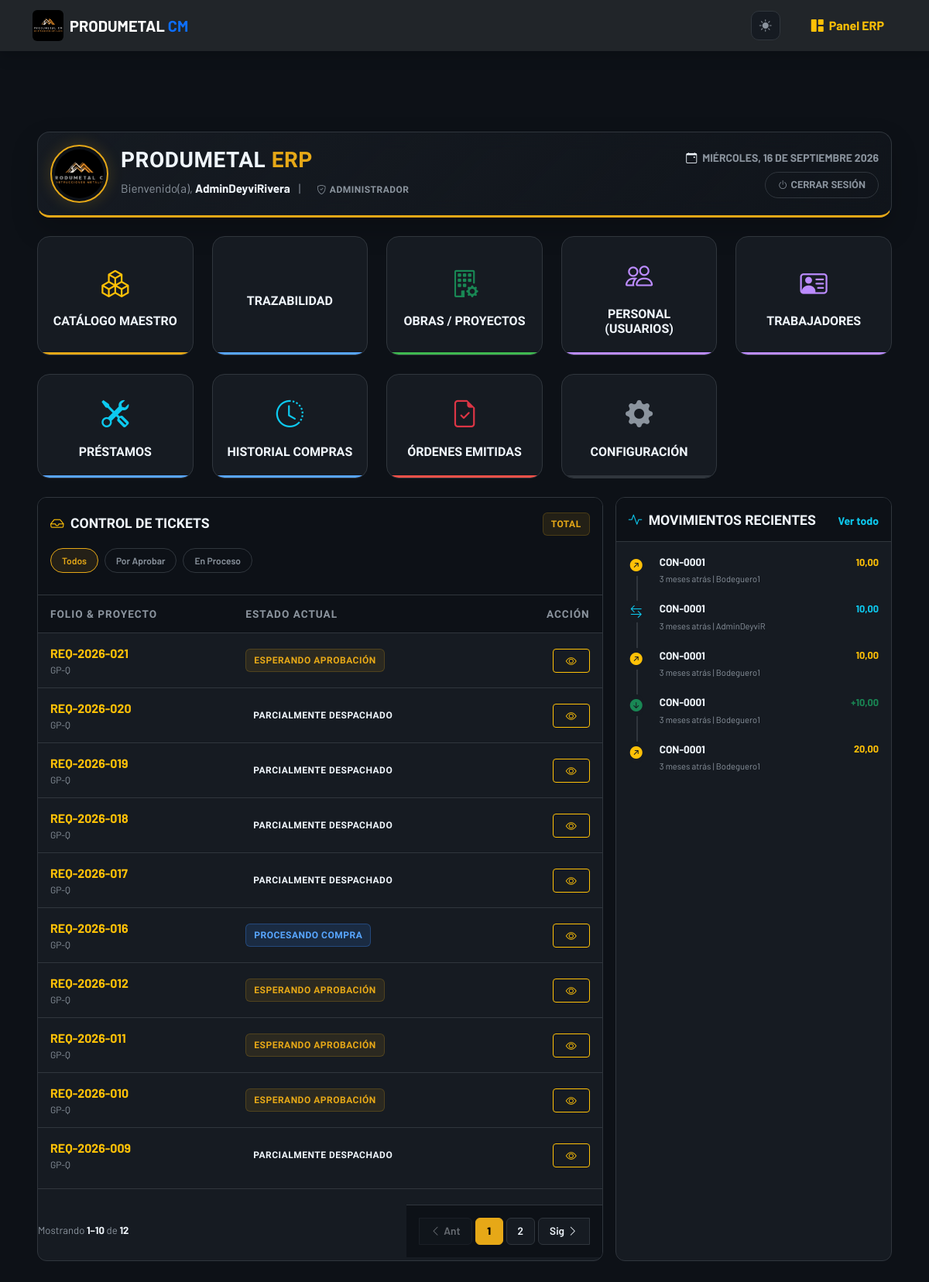
Screenshot of /erp/dashboard/ (signed in) with the database file from the repository.
### web/models.py (models this page shows, shortened)
class Requerimiento(models.Model):
    ESTADOS = [
        ('PENDIENTE', 'Pendiente de Aprobación Admin'),
        ('APROBADO', 'Aprobado'),
        ('RECHAZADO', 'Rechazado'),
        ('PARCIALMENTE_DESPACHADO', 'Parcialmente Despachado'),
        ('DESPACHADO', 'Despachado Totalmente'),
        ('EN_COMPRAS', 'Enviado a Compras'),
        ('CERRADO_INCOMPLETO', 'Cerrado Incompleto por Bodega'),
    ]
    folio = models.CharField(max_length=20, unique=True, blank=True, editable=False)
    solicitante = models.ForeignKey(User, on_delete=models.PROTECT, related_name='requerimientos')
    proyecto = models.ForeignKey(Proyecto, on_delete=models.PROTECT)
    fecha_solicitud = models.DateTimeField(auto_now_add=True)
    estado = models.CharField(max_length=30, choices=ESTADOS, default='PENDIENTE')
    observaciones = models.TextField(blank=True)
    history = HistoricalRecords()

class Proyecto(models.Model):
    nombre = models.CharField(max_length=200)
    centro_costos = models.CharField(max_length=100, unique=True, blank=True)
    descripcion = models.TextField(blank=True, null=True, verbose_name="Descripción del Proyecto")
    is_active = models.BooleanField(default=True, help_text="Desmarcar para borrado lógico")
    fecha_creacion = models.DateTimeField(auto_now_add=True)
    bodega_proyecto = models.OneToOneField(Bodega, on_delete=models.SET_NULL, null=True, blank=True, related_name='proyecto_asociado')
    history = HistoricalRecords() # AUDITORÍA TOTAL

class MovimientoInventario(models.Model):
    TIPO_MOVIMIENTO = [
        ('INGRESO', 'Ingreso por Compra (Abastecimiento)'),
        ('SALIDA', 'Salida por Requerimiento (Despacho)'),
        ('AJUSTE', 'Ajuste Manual de Inventario'),
        ('VENTA', 'Venta a Terceros'),
        ('TRANSFERENCIA', 'Transferencia entre Bodegas'),
        ('PRESTAMO', 'Préstamo a Trabajador'),
        ('DEVOLUCION_PRESTAMO', 'Devolución de Préstamo'),
    ]
    material = models.ForeignKey(Material, on_delete=models.PROTECT, related_name='movimientos')
    tipo = models.CharField(max_length=20, choices=TIPO_MOVIMIENTO)
    cantidad = models.DecimalField(max_digits=10, decimal_places=2)
    bodega_origen = models.ForeignKey(Bodega, on_delete=models.SET_NULL, null=True, blank=True, related_name='movimientos_salida')
    bodega_destino = models.ForeignKey(Bodega, on_delete=models.SET_NULL, null=True, blank=True, related_name='movimientos_ingreso')
    fecha_hora = models.DateTimeField(default=timezone.now)
    responsable = models.ForeignKey(User, on_delete=models.SET_NULL, null=True, blank=True)
    requerimiento_asociado = models.ForeignKey('Requerimiento', on_delete=models.SET_NULL, null=True, blank=True)
    orden_compra_asociada = models.ForeignKey('OrdenCompra', on_delete=models.SET_NULL, null=True, blank=True)
    observaciones = models.TextField(blank=True, null=True)
    certificado_calidad = models.FileField(
        upload_to='certificados/%Y/%m/%d/', blank=True, null=True,
        validators=[FileExtensionValidator(allowed_extensions=['pdf'])],
        help_text="Certificado de calidad subido por bodega"
    )
    history = HistoricalRecords()

class Material(models.Model):
    categoria = models.ForeignKey(Categoria, on_delete=models.PROTECT)
    sku = models.CharField(
        max_length=50, unique=True, blank=True, editable=False,
        help_text="Código único auto-generado"
    )
    nombre = models.CharField(
        max_length=200,
        help_text="Nombre comercial o norma técnica"
    )
    descripcion = models.TextField(blank=True, null=True)
    stock_actual = models.DecimalField(
        max_digits=10, decimal_places=2, default=0.00,
        help_text="Stock Total (Suma de bodegas). Denormalizado para reportes rápidos."
    )
    stock_minimo = models.DecimalField(
        max_digits=10, decimal_places=2, default=5.00,
        help_text="Umbral para alertas de reabastecimiento"
    )
    precio_base = models.DecimalField(
        max_digits=10, decimal_places=2, default=0.00,
        help_text="Precio unitario sin impuesto"
    )
    impuesto_porcentaje = models.DecimalField(
        max_digits=5, decimal_places=2, default=15.00,
        help_text="Porcentaje de impuesto (IVA, etc)"
    )
    is_active = models.BooleanField(
        default=True,
        help_text="Desmarcar para borrado lógico (mantiene histórico)"
    )
    fecha_creacion = models.DateTimeField(auto_now_add=True)
    fecha_modificacion = models.DateTimeField(auto_now=True)
    history = HistoricalRecords()
    class Meta:
        verbose_name_plural = "Inventario (Materiales y Consumibles)"
        ordering = ['-fecha_creacion']
        indexes = [
            models.Index(fields=['sku']),
            models.Index(fields=['categoria', 'is_active']),
        ]

### web/views.py (the view, shortened to what this page needs)
# urls.py: path('erp/dashboard/', views.dashboard_erp, name='dashboard_erp'),
@login_required(login_url='login')
def dashboard_erp(request):
    usuario = request.user
    context = {}
    Bodega.objects.get_or_create(nombre='Bodega Central', defaults={'is_principal': True})
    estado_filtro = request.GET.get('estado')
    page_number = request.GET.get('page')
    if es_admin(usuario):
        context['rol'] = 'Administrador'
        qs_tickets = Requerimiento.objects.filter(
            estado__in=['PENDIENTE', 'EN_COMPRAS', 'PARCIALMENTE_DESPACHADO']
        ).distinct().order_by('-fecha_solicitud')
        if estado_filtro:
            qs_tickets = qs_tickets.filter(estado=estado_filtro)
        paginator_tickets = Paginator(qs_tickets, 10)
        context['tickets_pendientes'] = paginator_tickets.get_page(page_number)
        context['ultimos_movimientos'] = MovimientoInventario.objects.all().order_by('-fecha_hora')[:5]
        context['cotizaciones_pendientes'] = SolicitudCompra.objects.filter(estado='COTIZADO').order_by('fecha_creacion')
        context['alertas_oc'] = OrdenCompra.objects.filter(estado='RECIBIDA_PARCIAL')
    return render(request, 'web/erp/dashboard.html', context)

### web/templates/web/erp/dashboard.html (shortened to what this page needs)
{% extends 'web/base.html' %}
{% load static %}
{% load pm_tags %}
{% block content %}
<div class="container-fluid px-2 px-xl-5 erp-container">
    <div class="dashboard-banner p-3 mb-4 fade-up">
        <div class="d-flex flex-column flex-md-row justify-content-between align-items-center">
            <div class="d-flex align-items-center gap-3 flex-column flex-md-row text-center text-md-start">
                <img src="{% static 'web/img/logo.jpg' %}" alt="Logo ProduMetal" class="rounded-circle company-logo-dashboard">
                <div>
                    <h3 class="title-erp mb-1">ProduMetal <span>ERP</span></h3>
                    <p class="mb-0 text-muted" style="font-size: 0.95rem;">
                        Bienvenido(a), <span class="fw-bold text-white">{{ request.user.first_name|default:request.user.username }}</span>
                        <span class="d-none d-md-inline mx-2 text-secondary">|</span>
                        <span class="badge-soft badge-soft-secondary mt-1 shadow-none">
                            <i class="bi bi-shield-check"></i> {{ rol }}
                        </span>
                    </p>
                </div>
            </div>
            <div class="text-center text-md-end mt-3 mt-md-0">
                <div class="text-muted small fw-bold text-uppercase mb-2 d-none d-md-block">
                    <i class="bi bi-calendar-event me-1 text-white"></i> {% now "l, d \d\e F Y" %}
                </div>
                <form action="{% url 'logout' %}" method="POST" class="d-inline">
                    <button type="submit" class="btn-logout d-inline-flex align-items-center" style="background: transparent;">
                        <i class="bi bi-power me-1"></i> Cerrar Sesión
                    </button>
                </form>
            </div>
        </div>
    </div>
    {% if rol == 'Administrador' %}
    <div class="action-card-grid mb-4 fade-up delay-1">
        <a href="{% url 'inventario_actual' %}" class="action-card card-amber">
            <div class="action-icon text-warning"><i class="bi bi-boxes"></i></div>
            <h6>Catálogo Maestro</h6>
        </a>
        <a href="{% url 'trazabilidad_requerimientos' %}" class="action-card card-blue">
            <h6>Trazabilidad</h6>
        </a>
        <a href="{% url 'gestionar_proyectos' %}" class="action-card card-green">
            <div class="action-icon text-success"><i class="bi bi-building-gear"></i></div>
            <h6>Obras / Proyectos</h6>
        </a>
        <a href="{% url 'gestionar_empleados' %}" class="action-card card-purple">
            <div class="action-icon" style="color: var(--pm-purple);"><i class="bi bi-people"></i></div>
            <h6>Personal (Usuarios)</h6>
        </a>
        <a href="{% url 'listar_trabajadores' %}" class="action-card card-purple">
            <div class="action-icon" style="color: var(--pm-purple);"><i class="bi bi-person-vcard"></i></div>
            <h6>Trabajadores</h6>
        </a>
        <a href="{% url 'listar_prestamos' %}" class="action-card card-blue">
            <div class="action-icon text-info"><i class="bi bi-tools"></i></div>
            <h6>Préstamos</h6>
        </a>
        <a href="{% url 'historial_solicitudes' %}" class="action-card card-blue">
            <div class="action-icon text-info"><i class="bi bi-clock-history"></i></div>
            <h6>Historial Compras</h6>
        </a>
        <a href="{% url 'listar_ordenes_compra' %}" class="action-card card-red">
            <div class="action-icon text-danger"><i class="bi bi-file-earmark-check"></i></div>
            <h6>Órdenes Emitidas</h6>
        </a>
        <a href="{% url 'configuracion_erp' %}" class="action-card card-secondary">
            <div class="action-icon text-secondary"><i class="bi bi-gear-fill"></i></div>
            <h6>Configuración</h6>
        </a>
    </div>
    <div class="row g-3 mb-4">
        <div class="col-12 col-lg-8 fade-up delay-2">
            <div class="card card-minimal h-100">
                <div class="card-header-custom">
                    <div class="d-flex justify-content-between align-items-center mb-3">
                        <h6><i class="bi bi-inbox text-warning me-1"></i> Control de Tickets</h6>
                        <span class="badge-soft badge-soft-warning">{{ tickets_pendientes.count }} Total</span>
                    </div>
                    <div class="filter-track">
                        <a href="?estado=" class="filter-pill {% if not request.GET.estado %}active{% endif %}">Todos</a>
                        <a href="?estado=PENDIENTE" class="filter-pill {% if request.GET.estado == 'PENDIENTE' %}active{% endif %}">Por Aprobar</a>
                        <a href="?estado=EN_COMPRAS" class="filter-pill {% if request.GET.estado == 'EN_COMPRAS' %}active{% endif %}">En Proceso</a>
                    </div>
                </div>
                <div class="card-body p-0">
                    <div class="table-responsive m-0 border-0 rounded-0">
                        <table class="table table-modern mb-0">
                            <thead>
                                <tr>
                                    <th class="ps-3">Folio & Proyecto</th>
                                    <th>Estado Actual</th>
                                    <th class="text-end pe-3">Acción</th>
                                </tr>
                            </thead>
                            <tbody>
                                {% for req in tickets_pendientes %}
                                <tr>
                                    <td class="ps-3 text-nowrap">
                                        <div class="fw-bold text-warning">{{ req.folio }}</div>
                                        <div class="text-muted" style="font-size: 0.75rem; max-width: 150px; overflow: hidden; text-overflow: ellipsis;">{{ req.proyecto.centro_costos }}</div>
                                    </td>
                                    <td>
                                        {% if req.estado == 'PENDIENTE' %}
                                            <span class="badge-soft badge-soft-warning">Esperando Aprobación</span>
                                        {% elif req.estado == 'EN_COMPRAS' %}
                                            <span class="badge-soft badge-soft-info">Procesando Compra</span>
                                        {% else %}
                                            <span class="badge-soft badge-soft-secondary">{{ req.get_estado_display }}</span>
                                        {% endif %}
                                    </td>
                                    <td class="text-end pe-3">
                                        <a href="{% url 'revisar_requerimiento_items' req.id %}" class="btn btn-sm btn-outline-warning py-1 px-3"><i class="bi bi-eye"></i></a>
                                    </td>
                                </tr>
                                {% empty %}
                                <tr><td colspan="3" class="text-center py-5 text-muted small"><i class="bi bi-check2-circle fs-3 d-block mb-2"></i> No hay requerimientos pendientes con el filtro actual.</td></tr>
                                {% endfor %}
                            </tbody>
                        </table>
                    </div>
                    {% pm_pagination tickets_pendientes %}
                </div>
            </div>
        </div>
        <div class="col-12 col-lg-4 fade-up delay-3">
            <div class="card card-minimal h-100">
                <div class="card-header-custom d-flex justify-content-between align-items-center pb-3">
                    <h6><i class="bi bi-activity text-info me-1"></i> Movimientos Recientes</h6>
                    <a href="{% url 'historial_movimientos' %}" class="text-info small text-decoration-none fw-bold">Ver todo</a>
                </div>
                <div class="card-body p-3">
                    {% for mov in ultimos_movimientos %}
                    <div class="timeline-item">
                        <div class="timeline-icon">
                            {% if mov.tipo == 'INGRESO' %}
                                <i class="bi bi-arrow-down-circle-fill text-success"></i>
                            {% elif mov.tipo == 'SALIDA' or mov.tipo == 'VENTA' %}
                                <i class="bi bi-arrow-up-right-circle-fill text-warning"></i>
                            {% else %}
                                <i class="bi bi-arrow-left-right text-info"></i>
                            {% endif %}
                        </div>
                        <div>
                            <div class="d-flex justify-content-between align-items-center">
                                <span class="fw-bold text-white text-truncate pe-2" style="font-size: 0.85rem; max-width: 120px;">{{ mov.material.sku }}</span>
                                <span class="fw-bold {% if mov.tipo == 'INGRESO' %}text-success{% elif mov.tipo == 'SALIDA' %}text-warning{% else %}text-info{% endif %}" style="font-size: 0.8rem;">
                                    {% if mov.tipo == 'INGRESO' %}+{% endif %}{{ mov.cantidad }}
                                </span>
                            </div>
                            <div class="text-muted mt-1" style="font-size: 0.7rem;">{{ mov.fecha_hora|timesince }} atrás | {{ mov.responsable.username }}</div>
                        </div>
                    </div>
                    {% empty %}
                    <div class="text-center py-3 text-muted small">Sin actividad reciente.</div>
                    {% endfor %}
                </div>
            </div>
        </div>
    </div>
    {% endif %}
</div>
{% endblock %}

### rows the page displays
Requerimiento: folio "REQ-2026-021", proyecto.centro_costos "GP-Q", estado "ESPERANDO APROBACIÓN"
Requerimiento: folio "REQ-2026-020", proyecto.centro_costos "GP-Q", estado "PARCIALMENTE DESPACHADO"
Requerimiento: folio "REQ-2026-019", proyecto.centro_costos "GP-Q", estado "PARCIALMENTE DESPACHADO"
Requerimiento: folio "REQ-2026-018", proyecto.centro_costos "GP-Q", estado "PARCIALMENTE DESPACHADO"
Requerimiento: folio "REQ-2026-017", proyecto.centro_costos "GP-Q", estado "PARCIALMENTE DESPACHADO"
Requerimiento: folio "REQ-2026-016", proyecto.centro_costos "GP-Q", estado "PROCESANDO COMPRA"
Requerimiento: folio "REQ-2026-012", proyecto.centro_costos "GP-Q", estado "ESPERANDO APROBACIÓN"
Requerimiento: folio "REQ-2026-011", proyecto.centro_costos "GP-Q", estado "ESPERANDO APROBACIÓN"
Requerimiento: folio "REQ-2026-010", proyecto.centro_costos "GP-Q", estado "ESPERANDO APROBACIÓN"
Requerimiento: folio "REQ-2026-009", proyecto.centro_costos "GP-Q", estado "PARCIALMENTE DESPACHADO"
MovimientoInventario: tipo "SALIDA" (drawn), material.sku "CON-0001", cantidad "10,00", fecha_hora "3 meses", responsable.username "Bodeguero1"
MovimientoInventario: tipo "TRASLADO" (drawn), material.sku "CON-0001", cantidad "10,00", fecha_hora "3 meses", responsable.username "AdminDeyviR"
MovimientoInventario: tipo "SALIDA" (drawn), material.sku "CON-0001", cantidad "10,00", fecha_hora "3 meses", responsable.username "Bodeguero1"
MovimientoInventario: tipo "INGRESO" (drawn), material.sku "CON-0001", cantidad "10,00", fecha_hora "3 meses", responsable.username "Bodeguero1"
MovimientoInventario: tipo "SALIDA" (drawn), material.sku "CON-0001", cantidad "20,00", fecha_hora "3 meses", responsable.username "Bodeguero1"

### other values shown
{{ request.user.first_name|default:request.user.username }} "AdminDeyviRivera"
{{ rol }} "ADMINISTRADOR"
{{ page_obj.start_index }} "1"
{{ page_obj.end_index }} "10"
{{ page_obj.paginator.count }} "12"
{{ p }} "1"
{{ p }} "2"
